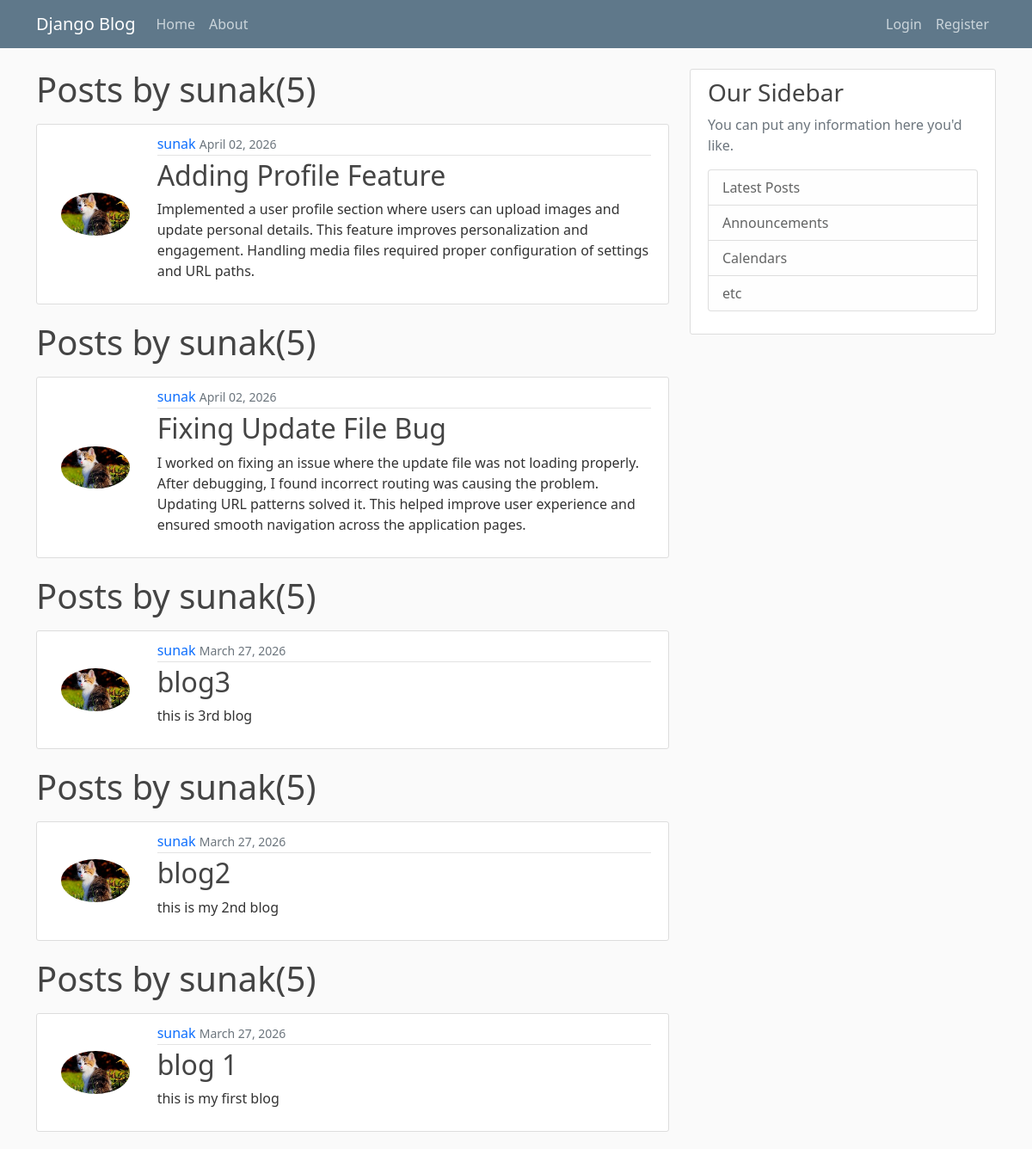
Screenshot of /user/sunak/ with the database file from the repository.
### blog/models.py (models this page shows, shortened)
class Post(models.Model):
    title = models.CharField(max_length=100)
    content = models.TextField()
    date_posted = models.DateTimeField(default=timezone.now)
    author = models.ForeignKey(User, on_delete=models.CASCADE)

### users/models.py (models this page shows, shortened)
class Profile(models.Model):
    user=models.OneToOneField(User,on_delete=models.CASCADE)
    image=models.ImageField(default='default.jpg', upload_to='profile_pics')

### blog/views.py (the view)
# urls.py: path('user/<str:username>/', UserPostListView.as_view(), name='user-posts'),
class UserPostListView(ListView):
    model=Post
    template_name='blog/user_posts.html'
    context_object_name='posts'
    paginate_by =5
    def get_queryset(self):
        user=get_object_or_404(User,username=self.kwargs.get('username'))
        return Post.objects.filter(author=user).order_by('-date_posted')

### blog/templates/blog/user_posts.html
{% extends 'blog/base.html' %} {% block content %} {% for post in posts %}
<h1 class="mb-3"
    >Posts by {{ view.kwargs.username }}({{page_obj.paginator.count}})</h1>
<article class="media content-section">
  <div class="row">
    <div class="col-md-2 d-flex align-items-center justify-content-center">
      <img
        class="col-md-10 rounded-circle"
        src="{{ post.author.profile.image.url }}"
      />
    </div>
    <div class="media-body col-md-10">
      <div class="article-metadata">
        <a class="mr-2 text-decoration-none" href="">{{ post.author }}</a>
        <small class="text-muted">{{ post.date_posted|date:"F d, Y" }}</small>
      </div>
      <h2>
        <a class="article-title text-decoration-none" href=""
          >{{ post.title }}</a
        >
      </h2>
      <p class="article-content">{{ post.content }}</p>
    </div>
  </div>
</article>
{% endfor %} {% endblock content%}

### blog/static/blog/main.css (style rules this page uses)
body { background: #fafafa; color: #333333; margin-top: 5rem; }
h1, h2, h3, h4, h5, h6 { color: #444444; }
.content-section { background: #ffffff; padding: 10px 20px; border: 1px solid #dddddd; border-radius: 3px; margin-bottom: 20px; }
.article-title { color: #444444; }
.article-content { white-space: pre-line; }
.article-metadata { padding-bottom: 1px; margin-bottom: 4px; border-bottom: 1px solid #e3e3e3; }

### rows the page displays
Post: kwargs.username "sunak", paginator.count "5", author.profile.image (placeholder picture), author "sunak", date_posted "April 02, 2026", title "Adding Profile Feature", content "Implemented a user profile section where users can upload images and update personal details. This feature improves personalization and engagement. Handling media files required proper configuration of settings and URL paths."
Post: kwargs.username "sunak", paginator.count "5", author.profile.image (placeholder picture), author "sunak", date_posted "April 02, 2026", title "Fixing Update File Bug", content "I worked on fixing an issue where the update file was not loading properly. After debugging, I found incorrect routing was causing the problem. Updating URL patterns solved it. This helped improve user experience and ensured smooth navigation across the application pages."
Post: kwargs.username "sunak", paginator.count "5", author.profile.image (placeholder picture), author "sunak", date_posted "March 27, 2026", title "blog3", content "this is 3rd blog"
Post: kwargs.username "sunak", paginator.count "5", author.profile.image (placeholder picture), author "sunak", date_posted "March 27, 2026", title "blog2", content "this is my 2nd blog"
Post: kwargs.username "sunak", paginator.count "5", author.profile.image (placeholder picture), author "sunak", date_posted "March 27, 2026", title "blog 1", content "this is my first blog"
